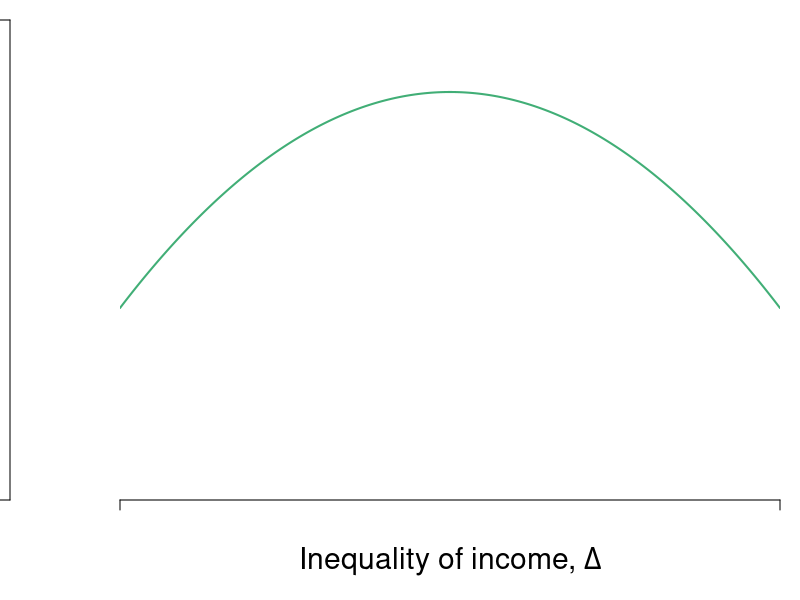

Recreate this plot in R. (Note: this script raises an error after producing the figure.)
#Graph Designer: Simon Halliday & Riley Boeth '17
#Authors: Bowles, Foley and Halliday
#Title: Coordination, Conflict and Competition: A Text in Microeconomics

library(shape)
pdf(file = "risk/justice_inequality_neutral.pdf", width = 10, height = 8)


#Set parameters for graphics
axislabelsize <- 1.8
labelsize <- 1.5
namesize <- 1.8
annotatesize <- 1.5
graphlinewidth <- 2
segmentlinewidth <- 1.5

COL <- c("#7fc97f", "#beaed4", "#fdc086", "#ffff99", "#386cb0", "#f0027f", "#bf5b17", "#666666")
COLA <- c("#e0f3db", "#99d8c9","#66c2a4","#41ae76", "#238b45", "#005824")
COLB <- c("#c6dbef", "#4eb3d3", "#2b8cbe", "#0868ac","#084081")
COLC <- c("#fcfbfd", "#efedf5", "#dadaeb", "#bcbddc", "#9e9ac8", "#807dba", "#6a51a3", "#54278f", "#3f007d")
grays <- gray.colors(25, start = 1, end = 0, alpha = 1)

#Edited the margins to cater for the larger LHS labels
par(mar =  c(5, 6, 1, 1))

#Indifference curves of a risk-averse homo economicus (2nd graph out of the two for 4.7)

indiffA <- function(x, ua = 2, slope = 1/12) {
  ua + slope*(x)^2
}

#Average wealth function 
a <- 0.25
b <- 2
c <- 0.25

avgwealth <- function(delta, a = 0.25, b = 2, c = 0.25){
  a + b*delta - c*delta^2
}



#Add limits on axes and levels of utility for each indifference curve
ylims <- c(0, 5)
xlims <- c(1, 7)

npts <- 501 
x <- seq(xlims[1], xlims[2], length.out = npts)
y <- seq(ylims[1], ylims[2], length.out = npts) 

plot(0, 0, xlim = xlims, ylim = ylims, type = "n",
     xlab = expression(paste("")),
     ylab = expression(paste("")), 
     xaxt = "n", 
     yaxt = "n", 
     cex.lab = axislabelsize, 
     bty = "n", 
     xaxs = "i", 
     yaxs = "i"
)

#x and y limits with plain axes without ticks/numbers to match previous graph

#ticksx <- seq(from = 0, to = xlims[2]+1, by = 4)
#xlabels <- seq(from = 0, to = xlims[2], by = 1)
ticksx <- c(xlims[1], 12,  20, 25, xlims[2])
xlabels <- c(NA, expression(paste(Delta^P)), expression(paste(bar(Delta) )), expression(paste(Delta^R)), NA)
#ticksy <- seq(from = 0, to = ylims[2]+1, by = 4)
#ylabels <- seq(from = 0, to = ylims[2], by = 1)
ticksy <- c(ylims[1], avgwealth(11), avgwealth(20), 28, ylims[2])
ylabels <- c(NA, expression(paste(hat(y)[1])), expression(paste(y[2] == hat(y) )), expression(paste(hat(y)[3])), NA)


axis(1,at = ticksx,  pos = 0, labels = xlabels, cex.axis = labelsize)
axis(2,at = ticksy,  pos = 0, labels = ylabels, las = 1, cex.axis = labelsize)

npts <- 500 
xx1 <- seq(xlims[1], xlims[2], length.out = npts)
xx2 <- seq(0, xlims[2], length.out = npts)
xx3 <- seq(xlims[1], 0, length.out = npts)
xx4 <- seq(-11, 0, length.out = npts)


lines(xx1, avgwealth(xx1), col = COLA[4], lwd = graphlinewidth)


#Axis labels and draw linear utility function
mtext(expression(paste("Inequality of income, ", Delta)), side = 1, line = 3, cex = axislabelsize)
text(-4.5, 0.5*ylims[2], expression(paste("Expected income, ",hat(y))), xpd = TRUE, cex = axislabelsize, srt = 90) 

#Label various points on line

segments(0, avgwealth(x = 11), xlims[2], avgwealth(x = 11), lty = 1, col = COLB[4], lwd = graphlinewidth)
segments(0, avgwealth(x = 20) , xlims[2], avgwealth(x = 20) , lty = 1, col = COLB[4], lwd = graphlinewidth)
segments(0, 28, xlims[2], 28, lty = 1, col = COLB[4], lwd = graphlinewidth)


text(b/(2*c), avgwealth(delta = b/(2*c)) +1, expression(paste(m)), cex = labelsize)
segments(20, 0, 20, avgwealth(20), lty = 2, col = grays[20], lwd = segmentlinewidth)
points(b/(2*c), avgwealth(delta = b/(2*c)), pch = 16, col = "black", cex = 1.5)

segments(0, avgwealth(12), 12, avgwealth(12), lty = 2, col = grays[20], lwd = segmentlinewidth)
segments(12, 0, 12, avgwealth(12), lty = 2, col = grays[20], lwd = segmentlinewidth)
points( (b - 0.5)/(2*c), avgwealth(delta = (b - 0.5)/(2*c)), pch = 16, col = "black", cex = 1.5)
text((b - 0.5)/(2*c), avgwealth(delta = (b - 0.5)/(2*c)) + 1, expression(paste(P)), cex = labelsize)

segments(0, avgwealth(25), 25, avgwealth(25), lty = 2, col = grays[20], lwd = segmentlinewidth)
segments(25, 0, 25, avgwealth(25), lty = 2, col = grays[20], lwd = segmentlinewidth)
points((b + 0.5)/(2*c), avgwealth(delta = (b + 0.5)/(2*c)), pch = 16, col = "black", cex = 1.5)
text((b + 0.5)/(2*c), avgwealth(delta = (b + 0.5)/(2*c)) + 1, expression(paste(R)), cex = labelsize)


#label the three indifference curves

text(38, 18.2, expression(paste(u[1])), xpd = TRUE, cex = labelsize)
text(38, 23.5, expression(paste(u[2])),  xpd = TRUE, cex = labelsize)
text(38, 28.8, expression(paste(u[3])),  xpd = TRUE, cex = labelsize)

#Label average wealth curve and indifference curves generally

text(34, avgwealth(30)+1.5, expression(paste("Average income")), xpd = TRUE, cex = labelsize)
text(34, avgwealth(30), expression(paste("function")), xpd = TRUE, cex = labelsize)
text(34, avgwealth(30)-1.5, expression(paste(hat(y)(Delta) )), xpd = TRUE, cex = labelsize)

text(30, 31, expression(paste("Inequality-neutral")), xpd = TRUE, cex = labelsize)
text(30, 29.5, expression(paste("indifference curves")), xpd = TRUE, cex = labelsize)

dev.off()
